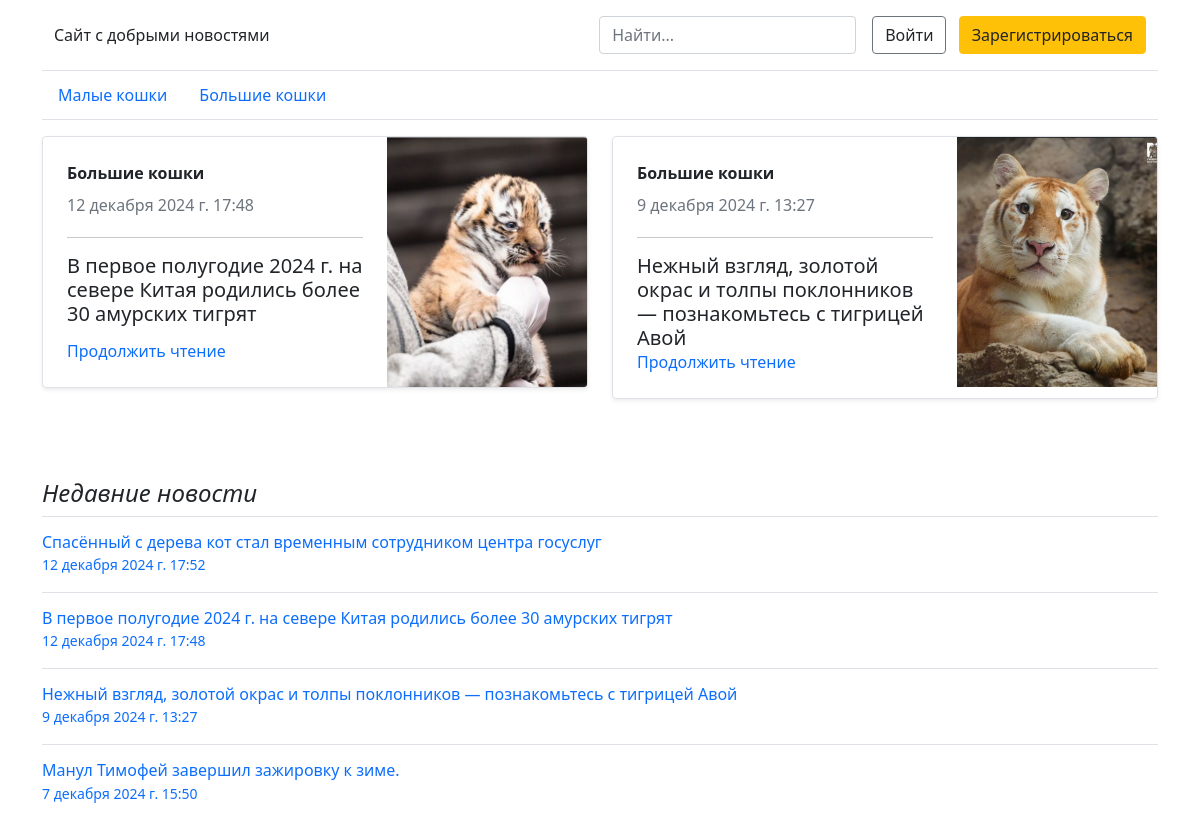
The page / on the database its author committed.
### index/models.py (models this page shows, shortened)
class NewsCategory(models.Model):
    category_name = models.CharField(max_length=64)
    category_created = models.DateTimeField(auto_now_add=True)
    def __str__(self):
        return str(self.category_name)

class News(models.Model):
    news_header = models.CharField(max_length=256)
    news_text = models.TextField()
    news_image = models.ImageField(upload_to='media')
    news_mini_image = models.ImageField(upload_to='media')
    news_image_subtext = models.CharField(max_length=512)
    news_category = models.ForeignKey(NewsCategory, on_delete=models.CASCADE)
    added_date = models.DateTimeField(auto_now_add=True)

### index/views.py (the view)
# urls.py: path('', views.home_page),
def home_page(request):
    news_list = News.objects.all()
    categories = NewsCategory.objects.all()
    nums = random_news()
    num1 = nums[0]
    num2 = nums[1]
    article1 = News.objects.get(id=num1)
    article2 = News.objects.get(id=num2)
    news_pool = []
    for a in news_list[::-1]:
        news_pool.append(a)
    context = {'news_list': news_list, 'categories': categories,'news_pool': news_pool, 'article1': article1, 'article2': article2}
    return render(request, 'home.html', context)

### index/models.py (called while the page is built)
def random_news():
    news_all = News.objects.all()
    amount_news = int(len(news_all) +1)
    i = 1
    while i == 1:
        random_num1 = random.randrange(1, amount_news, 1)
        random_num2 = random.randrange(1, amount_news, 1)
        if random_num1 == random_num2:
            i = 1
        else:
            i = 0
            return random_num1, random_num2

### index/templates/home.html (shortened to what this page needs)
<!DOCTYPE html>
<html lang="ru">
<head>
    <link href="https://cdn.jsdelivr.net/npm/bootstrap@5.0.2/dist/css/bootstrap.min.css" rel="stylesheet">
</head>
<body>
<div class="container">
  <header class="border-bottom lh-1 py-3">
    <div class="container">
      <div class="d-flex flex-wrap align-items-center justify-content-center justify-content-lg-start">
        <a href="/" class="d-flex align-items-center mb-2 mb-lg-0 text-dark text-decoration-none">
            Сайт с добрыми новостями
        </a>
        <form class="col-12 col-lg-auto mb-3 mb-lg-0 me-lg-3" action="/search" method="post">
          <input name="search" type="search" class="form-control form-control-dark" placeholder="Найти..." aria-label="Найти">
        </form>
        {% if user.is_authenticated %}
          <div class="text-end">
            <button type="button" class="btn btn-primary me-2"><a href="/favorite" class="text-white text-decoration-none">Избранное</a></button>
            <button type="button" class="btn btn-primary"><a href="/logout" class="text-white text-decoration-none">Выйти</a></button>
          </div>
          {% else %}
        <div class="text-end">
          <button type="button" class="btn btn-outline-secondary me-2"><a href="/accounts/login" class="text-dark text-decoration-none">Войти</a></button>
          <button type="button" class="btn btn-warning"><a href="/register" class="text-dark text-decoration-none">Зарегистрироваться</a></button>
        </div>
          {% endif %}
      </div>
    </div>
  </header>
  <div class="nav-scroller py-1 mb-3 border-bottom">
    <nav class="nav nav-underline justify-content-left">
        {% for c in categories %}
      <a class="nav-item nav-link link-body-emphasis active" href="/section/{{ c.id }}">{{ c.category_name }}</a>
        {% endfor %}
    </nav>
  </div>
</div>
<main class="container">
  <div class="row mb-2">
    <div class="col-md-6">
      <div class="row g-0 border rounded overflow-hidden flex-md-row mb-4 shadow-sm h-md-250 position-relative">
        <div class="col p-4 d-flex flex-column position-static">
          <strong class="d-inline-block mb-2 text-primary-emphasis">{{ article1.news_category }}</strong>
          <div class="mb-1 text-secondary">{{ article1.added_date }}</div>
            <hr>
          <h5 class="card-text mb-auto">{{ article1.news_header }}</h5>
          <a href="/news/{{ article1.id }}" class="icon-link gap-1 icon-link-hover stretched-link text-decoration-none">
            Продолжить чтение
          </a>
        </div>
        <div class="col-auto d-none d-lg-block">
          <img src="{{ article1.news_mini_image.url }}" alt="{{ article1.news_header }}" width="200" height="250">
        </div>
      </div>
    </div>
    <div class="col-md-6">
      <div class="row g-0 border rounded overflow-hidden flex-md-row mb-4 shadow-sm h-md-250 position-relative">
        <div class="col p-4 d-flex flex-column position-static">
          <strong class="d-inline-block mb-2 text-primary-emphasis">{{ article2.news_category }}</strong>
          <div class="mb-1 text-secondary">{{ article2.added_date }}</div>
            <hr>
          <h5 class="card-text mb-auto">{{ article2.news_header }}</h5>
          <a href="/news/{{ article2.id }}" class="icon-link gap-1 icon-link-hover stretched-link text-decoration-none">
            Продолжить чтение
          </a>
        </div>
        <div class="col-auto d-none d-lg-block">
          <img src="{{ article2.news_mini_image.url }}" alt="{{ article2.news_header }}" width="200" height="250">
        </div>
      </div>
    </div>
  </div>
  <div>
      <br>
      <br>
    <h4 class="fst-italic">Недавние новости</h4>
    <ul class="list-unstyled">
        {% for p in news_pool %}
        <li>
            <a class="d-flex flex-column flex-lg-row gap-3 align-items-start align-items-lg-center py-3 link-body-emphasis text-decoration-none border-top" href="/news/{{ p.id }}">
                <div class="col-lg-8">
                  <h6 class="mb-0">{{ p.news_header }}</h6>
                  <small class="text-body-secondary">{{ p.added_date }}</small>
                </div>
            </a>
        </li>
        {% endfor %}
    </ul>
  </div>
</main>

### rows shown on the page
NewsCategory: category_name "Малые кошки"
NewsCategory: category_name "Большие кошки"
News: news_category "Большие кошки", added_date "12 декабря 2024 г. 17:48", news_header "В первое полугодие 2024 г. на севере Китая родились более 30 амурских тигрят", news_mini_image (picture)
News: news_category "Большие кошки", added_date "9 декабря 2024 г. 13:27", news_header "Нежный взгляд, золотой окрас и толпы поклонников — познакомьтесь с тигрицей Авой", news_mini_image (picture)
News: news_header "Спасённый с дерева кот стал временным сотрудником центра госуслуг", added_date "12 декабря 2024 г. 17:52"
News: news_header "Манул Тимофей завершил зажировку к зиме.", added_date "7 декабря 2024 г. 15:50"
